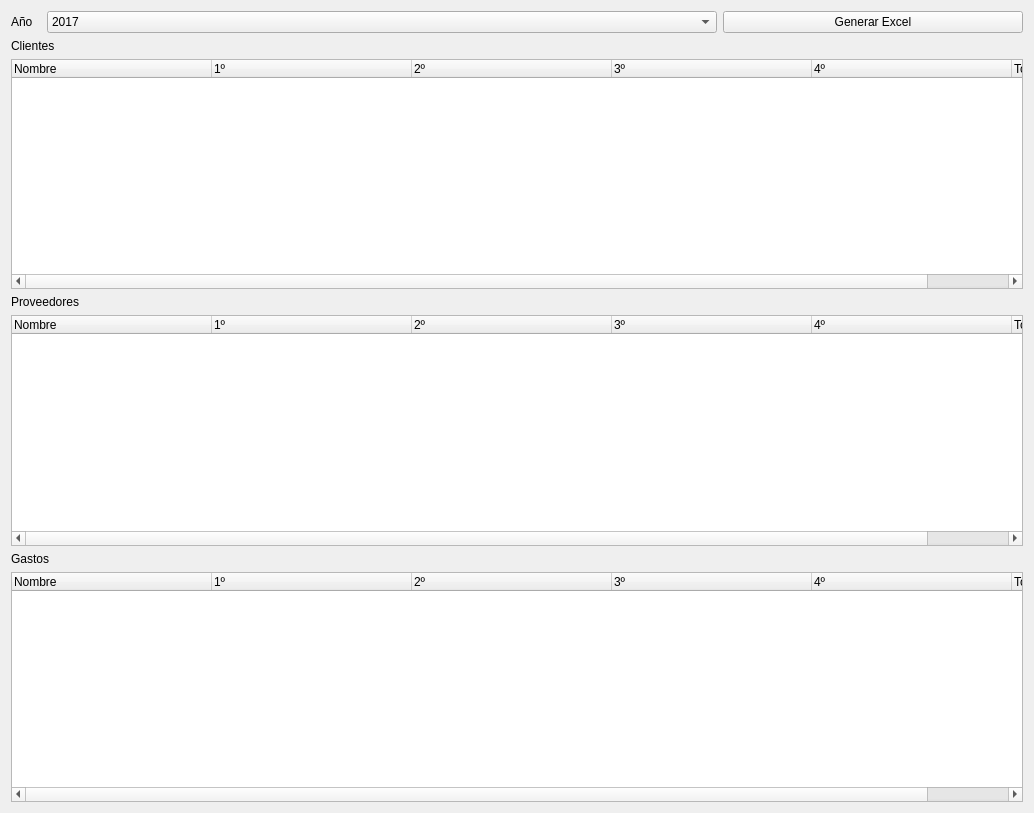
<?xml version="1.0" encoding="UTF-8"?>
<ui version="4.0">
 <class>Form</class>
 <widget class="QWidget" name="Form">
  <property name="geometry">
   <rect>
    <x>0</x>
    <y>0</y>
    <width>1034</width>
    <height>813</height>
   </rect>
  </property>
  <property name="windowTitle">
   <string>Form</string>
  </property>
  <layout class="QVBoxLayout" name="verticalLayout_4">
   <item>
    <layout class="QHBoxLayout" name="horizontalLayout">
     <item>
      <widget class="QLabel" name="label_2">
       <property name="maximumSize">
        <size>
         <width>30</width>
         <height>16777215</height>
        </size>
       </property>
       <property name="text">
        <string>Año</string>
       </property>
      </widget>
     </item>
     <item>
      <widget class="QComboBox" name="txtAnyo">
       <item>
        <property name="text">
         <string>2017</string>
        </property>
       </item>
      </widget>
     </item>
     <item>
      <widget class="QPushButton" name="btnGenerar">
       <property name="maximumSize">
        <size>
         <width>300</width>
         <height>16777215</height>
        </size>
       </property>
       <property name="text">
        <string>Generar Excel</string>
       </property>
      </widget>
     </item>
    </layout>
   </item>
   <item>
    <layout class="QVBoxLayout" name="verticalLayout">
     <item>
      <widget class="QLabel" name="label">
       <property name="text">
        <string>Clientes</string>
       </property>
      </widget>
     </item>
     <item>
      <widget class="QTreeWidget" name="treeClientes">
       <attribute name="headerDefaultSectionSize">
        <number>200</number>
       </attribute>
       <column>
        <property name="text">
         <string>Nombre</string>
        </property>
       </column>
       <column>
        <property name="text">
         <string>1º</string>
        </property>
       </column>
       <column>
        <property name="text">
         <string>2º</string>
        </property>
       </column>
       <column>
        <property name="text">
         <string>3º</string>
        </property>
       </column>
       <column>
        <property name="text">
         <string>4º</string>
        </property>
       </column>
       <column>
        <property name="text">
         <string>Total</string>
        </property>
       </column>
      </widget>
     </item>
    </layout>
   </item>
   <item>
    <layout class="QVBoxLayout" name="verticalLayout_2">
     <item>
      <widget class="QLabel" name="label_3">
       <property name="text">
        <string>Proveedores</string>
       </property>
      </widget>
     </item>
     <item>
      <widget class="QTreeWidget" name="treeProveedores">
       <attribute name="headerDefaultSectionSize">
        <number>200</number>
       </attribute>
       <column>
        <property name="text">
         <string>Nombre</string>
        </property>
       </column>
       <column>
        <property name="text">
         <string>1º</string>
        </property>
       </column>
       <column>
        <property name="text">
         <string>2º</string>
        </property>
       </column>
       <column>
        <property name="text">
         <string>3º</string>
        </property>
       </column>
       <column>
        <property name="text">
         <string>4º</string>
        </property>
       </column>
       <column>
        <property name="text">
         <string>Total</string>
        </property>
       </column>
      </widget>
     </item>
    </layout>
   </item>
   <item>
    <layout class="QVBoxLayout" name="verticalLayout_3">
     <item>
      <widget class="QLabel" name="label_4">
       <property name="text">
        <string>Gastos</string>
       </property>
      </widget>
     </item>
     <item>
      <widget class="QTreeWidget" name="treeGastos">
       <attribute name="headerDefaultSectionSize">
        <number>200</number>
       </attribute>
       <column>
        <property name="text">
         <string>Nombre</string>
        </property>
       </column>
       <column>
        <property name="text">
         <string>1º</string>
        </property>
       </column>
       <column>
        <property name="text">
         <string>2º</string>
        </property>
       </column>
       <column>
        <property name="text">
         <string>3º</string>
        </property>
       </column>
       <column>
        <property name="text">
         <string>4º</string>
        </property>
       </column>
       <column>
        <property name="text">
         <string>Total</string>
        </property>
       </column>
      </widget>
     </item>
    </layout>
   </item>
  </layout>
 </widget>
 <resources/>
 <connections/>
</ui>
